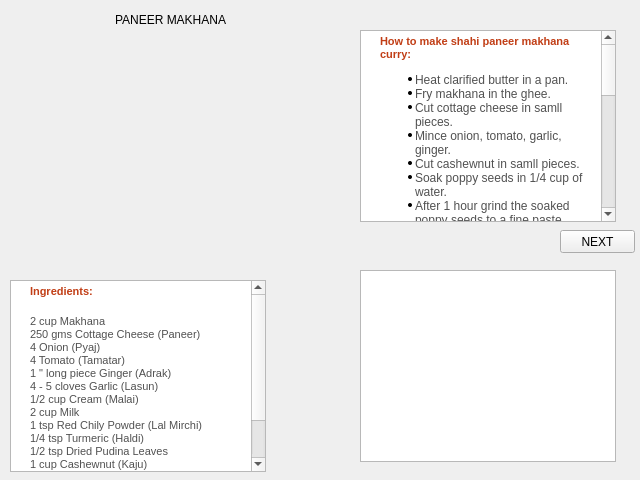
<?xml version="1.0" encoding="UTF-8"?>
<ui version="4.0">
 <class>Sabgis1</class>
 <widget class="QWidget" name="Sabgis1">
  <property name="geometry">
   <rect>
    <x>0</x>
    <y>0</y>
    <width>640</width>
    <height>480</height>
   </rect>
  </property>
  <property name="windowTitle">
   <string>Form</string>
  </property>
  <widget class="QPushButton" name="pushButton">
   <property name="geometry">
    <rect>
     <x>560</x>
     <y>230</y>
     <width>75</width>
     <height>23</height>
    </rect>
   </property>
   <property name="text">
    <string>NEXT</string>
   </property>
  </widget>
  <widget class="QLabel" name="label">
   <property name="geometry">
    <rect>
     <x>115</x>
     <y>10</y>
     <width>181</width>
     <height>20</height>
    </rect>
   </property>
   <property name="text">
    <string>PANEER MAKHANA</string>
   </property>
  </widget>
  <widget class="QLabel" name="label_2">
   <property name="geometry">
    <rect>
     <x>20</x>
     <y>60</y>
     <width>251</width>
     <height>181</height>
    </rect>
   </property>
   <property name="midLineWidth">
    <number>0</number>
   </property>
   <property name="text">
    <string/>
   </property>
   <property name="pixmap">
    <pixmap>../../Required Images/paner.jpg</pixmap>
   </property>
  </widget>
  <widget class="QTextBrowser" name="textBrowser">
   <property name="geometry">
    <rect>
     <x>10</x>
     <y>280</y>
     <width>256</width>
     <height>192</height>
    </rect>
   </property>
   <property name="html">
    <string>&lt;!DOCTYPE HTML PUBLIC &quot;-//W3C//DTD HTML 4.0//EN&quot; &quot;http://www.w3.org/TR/REC-html40/strict.dtd&quot;&gt;
&lt;html&gt;&lt;head&gt;&lt;meta name=&quot;qrichtext&quot; content=&quot;1&quot; /&gt;&lt;style type=&quot;text/css&quot;&gt;
p, li { white-space: pre-wrap; }
&lt;/style&gt;&lt;/head&gt;&lt;body style=&quot; font-family:'MS Shell Dlg 2'; font-size:8.25pt; font-weight:400; font-style:normal;&quot;&gt;
&lt;p style=&quot; margin-top:0px; margin-bottom:0px; margin-left:15px; margin-right:5px; -qt-block-indent:0; text-indent:0px; background-color:#ffffff;&quot;&gt;&lt;span style=&quot; font-family:'VERDANA,Arial'; font-size:8pt; font-weight:600; color:#c13e16; background-color:#ffffff;&quot;&gt;Ingredients:&lt;/span&gt;&lt;span style=&quot; font-family:'Times New Roman'; font-size:8pt; color:#000000; background-color:#ffffff;&quot;&gt; &lt;/span&gt;&lt;/p&gt;
&lt;table border=&quot;0&quot; style=&quot; margin-top:0px; margin-bottom:0px; margin-left:0px; margin-right:0px;&quot; align=&quot;right&quot; cellspacing=&quot;2&quot; cellpadding=&quot;0&quot; bgcolor=&quot;#ffffff&quot;&gt;
&lt;tr&gt;
&lt;td&gt;&lt;/td&gt;
&lt;td width=&quot;30&quot;&gt;&lt;/td&gt;&lt;/tr&gt;&lt;/table&gt;
&lt;p style=&quot; margin-top:0px; margin-bottom:0px; margin-left:15px; margin-right:10px; -qt-block-indent:0; text-indent:0px; background-color:#ffffff;&quot;&gt;&lt;span style=&quot; font-family:'verdana,Arial'; font-size:8pt; color:#515151; background-color:#ffffff;&quot;&gt;2 cup Makhana&lt;/span&gt;&lt;span style=&quot; font-family:'verdana,Arial'; font-size:8pt; color:#515151;&quot;&gt;&lt;br /&gt;250 gms Cottage Cheese (Paneer) &lt;br /&gt;4 Onion (Pyaj) &lt;br /&gt;4 Tomato (Tamatar) &lt;br /&gt;1 &amp;quot; long piece Ginger (Adrak) &lt;br /&gt;4 - 5 cloves Garlic (Lasun) &lt;br /&gt;1/2 cup Cream (Malai) &lt;br /&gt;2 cup Milk &lt;br /&gt;1 tsp Red Chily Powder (Lal Mirchi) &lt;br /&gt;1/4 tsp Turmeric (Haldi) &lt;br /&gt;1/2 tsp Dried Pudina Leaves&lt;br /&gt;1 cup Cashewnut (Kaju) &lt;br /&gt;1/2 tsp Garam Masala &lt;br /&gt;1 tblsp Poppy seeds (Khuskhus) &lt;br /&gt;Coriander Leaves (Dhania Patta) &lt;br /&gt;4 tblsp Clarified Butter (Ghee) &lt;/span&gt;&lt;/p&gt;&lt;/body&gt;&lt;/html&gt;</string>
   </property>
  </widget>
  <widget class="QTextBrowser" name="textBrowser_2">
   <property name="geometry">
    <rect>
     <x>360</x>
     <y>30</y>
     <width>256</width>
     <height>192</height>
    </rect>
   </property>
   <property name="html">
    <string>&lt;!DOCTYPE HTML PUBLIC &quot;-//W3C//DTD HTML 4.0//EN&quot; &quot;http://www.w3.org/TR/REC-html40/strict.dtd&quot;&gt;
&lt;html&gt;&lt;head&gt;&lt;meta name=&quot;qrichtext&quot; content=&quot;1&quot; /&gt;&lt;style type=&quot;text/css&quot;&gt;
p, li { white-space: pre-wrap; }
&lt;/style&gt;&lt;/head&gt;&lt;body style=&quot; font-family:'MS Shell Dlg 2'; font-size:8.25pt; font-weight:400; font-style:normal;&quot;&gt;
&lt;p style=&quot; margin-top:0px; margin-bottom:0px; margin-left:15px; margin-right:5px; -qt-block-indent:0; text-indent:0px; background-color:#ffffff;&quot;&gt;&lt;span style=&quot; font-family:'VERDANA,Arial'; font-size:8pt; font-weight:600; color:#c13e16; background-color:#ffffff;&quot;&gt;How to make shahi paneer makhana curry:&lt;/span&gt;&lt;/p&gt;
&lt;ul style=&quot;margin-top: 0px; margin-bottom: 0px; margin-left: 0px; margin-right: 0px; -qt-list-indent: 1;&quot;&gt;&lt;li style=&quot; font-family:'Verdana,Arial'; font-size:8pt; color:#515151;&quot; style=&quot; margin-top:12px; margin-bottom:0px; margin-left:10px; margin-right:10px; -qt-block-indent:0; text-indent:0px;&quot;&gt;&lt;span style=&quot; font-size:medium;&quot;&gt;Heat clarified butter in a pan.&lt;/span&gt;&lt;/li&gt;
&lt;li style=&quot; font-family:'Verdana,Arial'; font-size:8pt; color:#515151;&quot; style=&quot; margin-top:0px; margin-bottom:0px; margin-left:10px; margin-right:10px; -qt-block-indent:0; text-indent:0px;&quot;&gt;&lt;span style=&quot; font-size:medium;&quot;&gt;Fry makhana in the ghee.&lt;/span&gt;&lt;/li&gt;
&lt;li style=&quot; font-family:'Verdana,Arial'; font-size:8pt; color:#515151;&quot; style=&quot; margin-top:0px; margin-bottom:0px; margin-left:10px; margin-right:10px; -qt-block-indent:0; text-indent:0px;&quot;&gt;&lt;span style=&quot; font-size:medium;&quot;&gt;Cut cottage cheese in samll pieces.&lt;/span&gt;&lt;/li&gt;
&lt;li style=&quot; font-family:'Verdana,Arial'; font-size:8pt; color:#515151;&quot; style=&quot; margin-top:0px; margin-bottom:0px; margin-left:10px; margin-right:10px; -qt-block-indent:0; text-indent:0px;&quot;&gt;&lt;span style=&quot; font-size:medium;&quot;&gt;Mince onion, tomato, garlic, ginger.&lt;/span&gt;&lt;/li&gt;
&lt;li style=&quot; font-family:'Verdana,Arial'; font-size:8pt; color:#515151;&quot; style=&quot; margin-top:0px; margin-bottom:0px; margin-left:10px; margin-right:10px; -qt-block-indent:0; text-indent:0px;&quot;&gt;&lt;span style=&quot; font-size:medium;&quot;&gt;Cut cashewnut in samll pieces.&lt;/span&gt;&lt;/li&gt;
&lt;li style=&quot; font-family:'Verdana,Arial'; font-size:8pt; color:#515151;&quot; style=&quot; margin-top:0px; margin-bottom:0px; margin-left:10px; margin-right:10px; -qt-block-indent:0; text-indent:0px;&quot;&gt;&lt;span style=&quot; font-size:medium;&quot;&gt;Soak poppy seeds in 1/4 cup of water.&lt;/span&gt;&lt;/li&gt;
&lt;li style=&quot; font-family:'Verdana,Arial'; font-size:8pt; color:#515151;&quot; style=&quot; margin-top:0px; margin-bottom:0px; margin-left:10px; margin-right:10px; -qt-block-indent:0; text-indent:0px;&quot;&gt;&lt;span style=&quot; font-size:medium;&quot;&gt;After 1 hour grind the soaked poppy seeds to a fine paste.&lt;/span&gt;&lt;/li&gt;
&lt;li style=&quot; font-family:'Verdana,Arial'; font-size:8pt; color:#515151;&quot; style=&quot; margin-top:0px; margin-bottom:0px; margin-left:10px; margin-right:10px; -qt-block-indent:0; text-indent:0px;&quot;&gt;&lt;span style=&quot; font-size:medium;&quot;&gt;Chop coriander leaves very finely.&lt;/span&gt;&lt;/li&gt;
&lt;li style=&quot; font-family:'Verdana,Arial'; font-size:8pt; color:#515151;&quot; style=&quot; margin-top:0px; margin-bottom:0px; margin-left:10px; margin-right:10px; -qt-block-indent:0; text-indent:0px;&quot;&gt;&lt;span style=&quot; font-size:medium;&quot;&gt;Heat clarified butter in a pan.&lt;/span&gt;&lt;/li&gt;
&lt;li style=&quot; font-family:'Verdana,Arial'; font-size:8pt; color:#515151;&quot; style=&quot; margin-top:0px; margin-bottom:0px; margin-left:10px; margin-right:10px; -qt-block-indent:0; text-indent:0px;&quot;&gt;&lt;span style=&quot; font-size:medium;&quot;&gt;Add onion, tomato, garlic, ginger paste and brown it, stirring continously.&lt;/span&gt;&lt;/li&gt;
&lt;li style=&quot; font-family:'Verdana,Arial'; font-size:8pt; color:#515151;&quot; style=&quot; margin-top:0px; margin-bottom:0px; margin-left:10px; margin-right:10px; -qt-block-indent:0; text-indent:0px;&quot;&gt;&lt;span style=&quot; font-size:medium;&quot;&gt;Add poppy seeds and fry for 2 minutes and then turn off the gas.&lt;/span&gt;&lt;/li&gt;
&lt;li style=&quot; font-family:'Verdana,Arial'; font-size:8pt; color:#515151;&quot; style=&quot; margin-top:0px; margin-bottom:0px; margin-left:10px; margin-right:10px; -qt-block-indent:0; text-indent:0px;&quot;&gt;&lt;span style=&quot; font-size:medium;&quot;&gt;To this mixture add makhana, cottage cheese, cream , salt, red chili pepper, turmeric, dried pudina leaves.&lt;/span&gt;&lt;/li&gt;
&lt;li style=&quot; font-family:'Verdana,Arial'; font-size:8pt; color:#515151;&quot; style=&quot; margin-top:0px; margin-bottom:0px; margin-left:10px; margin-right:10px; -qt-block-indent:0; text-indent:0px;&quot;&gt;&lt;span style=&quot; font-size:medium;&quot;&gt;Keep this mixture aside for half an hour.&lt;/span&gt;&lt;/li&gt;
&lt;li style=&quot; font-family:'Verdana,Arial'; font-size:8pt; color:#515151;&quot; style=&quot; margin-top:0px; margin-bottom:0px; margin-left:10px; margin-right:10px; -qt-block-indent:0; text-indent:0px;&quot;&gt;&lt;span style=&quot; font-size:medium;&quot;&gt;After half an hour put the pan on the flame and add milk.&lt;/span&gt;&lt;/li&gt;
&lt;li style=&quot; font-family:'Verdana,Arial'; font-size:8pt; color:#515151;&quot; style=&quot; margin-top:0px; margin-bottom:0px; margin-left:10px; margin-right:10px; -qt-block-indent:0; text-indent:0px;&quot;&gt;&lt;span style=&quot; font-size:medium;&quot;&gt;When it comes to a boil add 3 cups of water.&lt;/span&gt;&lt;/li&gt;
&lt;li style=&quot; font-family:'Verdana,Arial'; font-size:8pt; color:#515151;&quot; style=&quot; margin-top:0px; margin-bottom:0px; margin-left:10px; margin-right:10px; -qt-block-indent:0; text-indent:0px;&quot;&gt;&lt;span style=&quot; font-size:medium;&quot;&gt;Simmer it till the makahana are completely done and soft.&lt;/span&gt;&lt;/li&gt;
&lt;li style=&quot; font-family:'Verdana,Arial'; font-size:8pt; color:#515151;&quot; style=&quot; margin-top:0px; margin-bottom:0px; margin-left:10px; margin-right:10px; -qt-block-indent:0; text-indent:0px;&quot;&gt;&lt;span style=&quot; font-size:medium;&quot;&gt;Then add cashewnuts and garam masala.&lt;/span&gt;&lt;/li&gt;
&lt;li style=&quot; font-family:'Verdana,Arial'; font-size:8pt; color:#515151;&quot; style=&quot; margin-top:0px; margin-bottom:0px; margin-left:10px; margin-right:10px; -qt-block-indent:0; text-indent:0px;&quot;&gt;&lt;span style=&quot; font-size:medium;&quot;&gt;After 1 minute put the flame.&lt;/span&gt;&lt;/li&gt;
&lt;li style=&quot; font-family:'Verdana,Arial'; font-size:8pt; color:#515151;&quot; style=&quot; margin-top:0px; margin-bottom:0px; margin-left:10px; margin-right:10px; -qt-block-indent:0; text-indent:0px;&quot;&gt;&lt;span style=&quot; font-size:medium;&quot;&gt;Transfer the mixture to a dish and sprinkle some corainder on it.&lt;/span&gt;&lt;/li&gt;
&lt;li style=&quot; font-family:'Verdana,Arial'; font-size:8pt; color:#515151;&quot; style=&quot; margin-top:0px; margin-bottom:12px; margin-left:10px; margin-right:10px; -qt-block-indent:0; text-indent:0px;&quot;&gt;&lt;span style=&quot; font-size:medium;&quot;&gt;Serve it hot with nan, roti or parantha.&lt;/span&gt;&lt;/li&gt;&lt;/ul&gt;&lt;/body&gt;&lt;/html&gt;</string>
   </property>
  </widget>
  <widget class="QTextBrowser" name="textBrowser_3">
   <property name="geometry">
    <rect>
     <x>360</x>
     <y>270</y>
     <width>256</width>
     <height>192</height>
    </rect>
   </property>
  </widget>
 </widget>
 <resources/>
 <connections/>
</ui>
